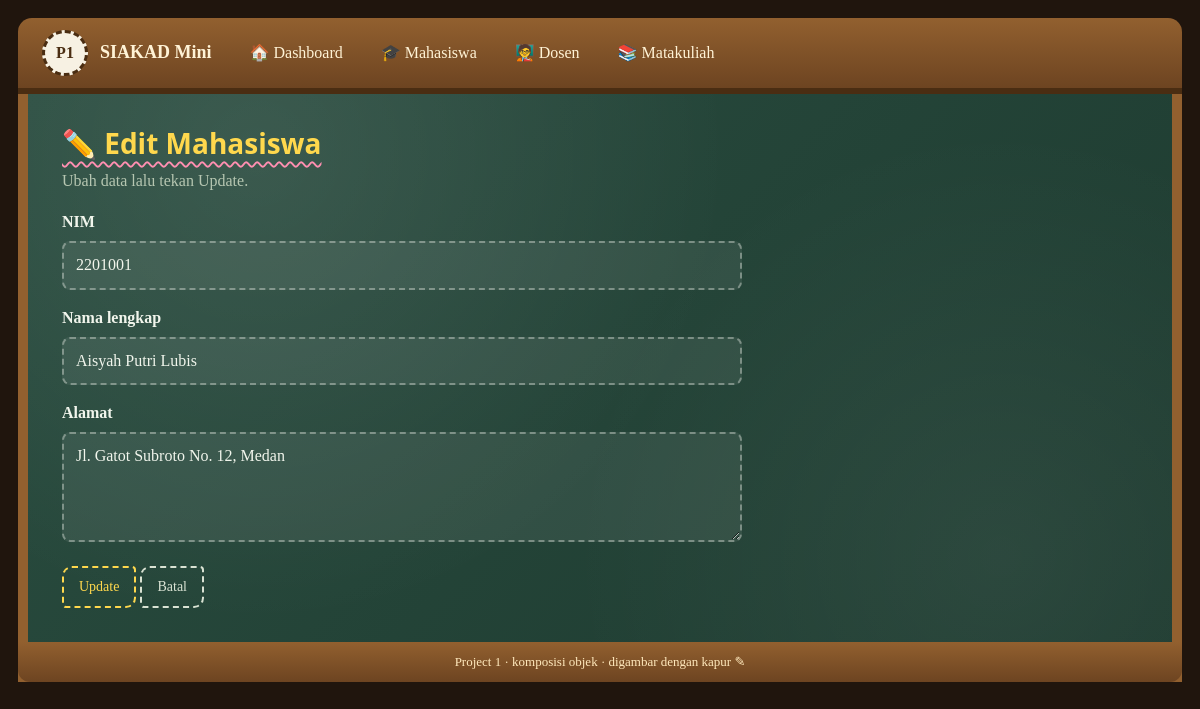
Page /index.php?page=mhsw_edit&id=1 on the committed database.
### tables this page shows
CREATE TABLE IF NOT EXISTS tb_mhsw (
      mhsw_id INT(11) NOT NULL AUTO_INCREMENT,
      mhsw_nim VARCHAR(25) NOT NULL,
      mhsw_nama VARCHAR(100) NOT NULL,
      mhsw_alamat TEXT DEFAULT NULL,
      PRIMARY KEY(mhsw_id),
      UNIQUE KEY(mhsw_nim)
);

### app/Koneksi.php (called while the page is built)
<?php
class Koneksi
{
    private PDO $db;
    public function __construct()
    {
        try {
            $this->db = new PDO(
                "mysql:host=localhost;dbname=db_projek1_si2;charset=utf8mb4", "root", "",
                [
                    PDO::ATTR_ERRMODE            => PDO::ERRMODE_EXCEPTION,
                    PDO::ATTR_DEFAULT_FETCH_MODE => PDO::FETCH_ASSOC,
                ]
            );
        } catch (PDOException $e) {
            die("Koneksi gagal: " . $e->getMessage());
        }
    }
    public function getKoneksi(): PDO
    {
        return $this->db;
    }
}

### app/Mahasiswa.php (called while the page is built, shortened)
<?php
class Mahasiswa
{
    private PDO $db;
    public function __construct(Koneksi $k)
    {
        $this->db = $k->getKoneksi();
    }
    public function edit($id)
    {
        $stmt = $this->db->prepare("SELECT * FROM tb_mhsw WHERE mhsw_id = :id");
        $stmt->execute([':id' => $id]);
        return $stmt->fetch();
    }
}

### mhsw_edit.php (the view, shortened to what this page needs)
<?php
require_once "app/Koneksi.php";
require_once "app/Mahasiswa.php";
$koneksi = new Koneksi();
$mhsw = new Mahasiswa($koneksi);
$row = $mhsw->edit($_GET['id'] ?? 0);
?>
<h2>✏️ Edit Mahasiswa</h2>
<p class="sub">Ubah data lalu tekan Update.</p>
<form action="mhsw_proses.php?action=update" method="post">
    <div class="mb-3">
        <label for="mhsw_nim" class="form-label">NIM</label>
        <input type="text" id="mhsw_nim" class="form-control" name="mhsw_nim" value="<?php echo e($row['mhsw_nim'] ?? ''); ?>" placeholder="Contoh: 2201001" required>
    </div>
    <div class="mb-3">
        <label for="mhsw_nama" class="form-label">Nama lengkap</label>
        <input type="text" id="mhsw_nama" class="form-control" name="mhsw_nama" value="<?php echo e($row['mhsw_nama'] ?? ''); ?>" placeholder="Nama mahasiswa" required>
    </div>
    <div class="mb-3">
        <label for="mhsw_alamat" class="form-label">Alamat</label>
        <textarea id="mhsw_alamat" class="form-control" name="mhsw_alamat" placeholder="Alamat tinggal"><?php echo e($row['mhsw_alamat'] ?? ''); ?></textarea>
    </div>
    <button type="submit" name="update" class="btn">Update</button>
    <a href="index.php?page=mhsw" class="btn btn-secondary">Batal</a>
</form>

### assets/css/style.css (style rules this page uses)
:root { --bg:#fff;--panel:#fff;--ink:#222;--mut:#777;--line:#ddd;--pri:#0a7c70;--pri-ink:#fff;--danger:#d64545;--ok:#2f9e5b;--warn:#e0a21a;--r:10px; --font:"Segoe UI",system-ui,Arial,sans-serif;--head:var(--font) }
* { box-sizing:border-box }
body { margin:0;background:var(--bg);color:var(--ink);font-family:var(--font);line-height:1.55 }
a { color:inherit;text-decoration:none }
h2 { font-family:var(--head);margin:0 0 4px;font-size:28px }
.sub { margin:0 0 16px;color:var(--mut) }
.btn { --c:var(--pri);display:inline-block;padding:8px 15px;color:var(--pri-ink);background:var(--c);border:0;border-radius:8px;cursor:pointer;font:inherit;font-size:14px;transition:.15s }
.btn-secondary { --c:#d5dbe3;color:#222 }
form,.card { max-width:680px }
.mb-3 { margin-bottom:16px }
.form-label { display:block;margin-bottom:6px;font-weight:600 }
.form-control { width:100%;padding:10px 12px;border:1px solid var(--line);border-radius:8px;font:inherit;background:#fff;color:#222 }
textarea.form-control { min-height:110px;resize:vertical }
.p1 { --bg:#20150d;--panel:rgba(255,255,255,.05);--ink:#f1f5ec;--mut:#b6c6b1;--line:rgba(241,245,236,.38);--pri:#ffd84d;--pri-ink:#2a2610; --font:"Segoe Print","Bradley Hand","Chalkboard SE","Comic Sans MS",cursive }
.p1 h2 { color:#ffd84d;text-decoration:underline wavy #ff8fb1;text-underline-offset:7px;text-decoration-thickness:2px }
.p1 .btn { background:transparent;color:var(--c);border:2px dashed var(--c);border-radius:10px 4px 10px 4px }
.p1 .btn-secondary { --c:#d9e2d3 }
.p1 .form-control,.p1 .cari { background:rgba(255,255,255,.07);color:var(--ink);border:2px dashed var(--line) }

### rows in the picture
tb_mhsw: mhsw_nim "2201001", mhsw_nama "Aisyah Putri Lubis", mhsw_alamat "Jl. Gatot Subroto No. 12, Medan"
